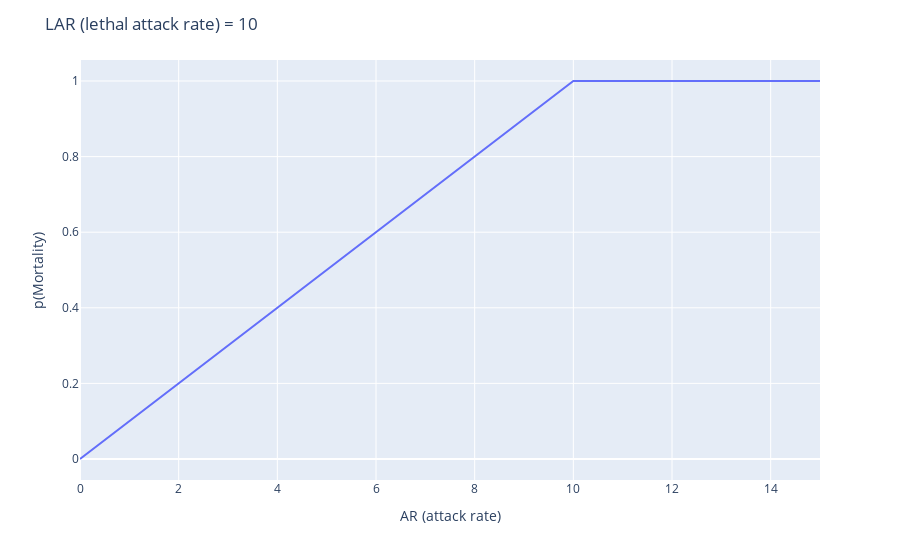

Write notebook code for a chart like this one.
### Code cell
fig = px.line(df, x=[0,10,15], y=[0,1,1])
fig.update_layout(title="LAR (lethal attack rate) = 10", 
                  xaxis_title="AR (attack rate)", 
                  yaxis_title="p(Mortality)")    
fig.show()

### Figure 1 — Plotly figure (JSON) as saved in the notebook; plotly's stock layout.template omitted (floating-point values rounded to 4 significant figures)
{"data": [{"hovertemplate": "x=%{x}<br>y=%{y}<extra></extra>", "legendgroup": "", "line": {"color": "#636efa", "dash": "solid"}, "mode": "lines", "name": "", "orientation": "v", "showlegend": false, "type": "scatter", "x": [0, 10, 15], "xaxis": "x", "y": [0, 1, 1], "yaxis": "y"}], "layout": {"autosize": true, "legend": {"tracegroupgap": 0}, "margin": {"t": 60}, "title": {"text": "LAR (lethal attack rate) = 10"}, "xaxis": {"anchor": "y", "autorange": true, "domain": [0, 1], "range": [0, 15], "title": {"text": "AR (attack rate)"}, "type": "linear"}, "yaxis": {"anchor": "x", "autorange": true, "domain": [0, 1], "range": [-0.05556, 1.056], "title": {"text": "p(Mortality)"}, "type": "linear"}}}
